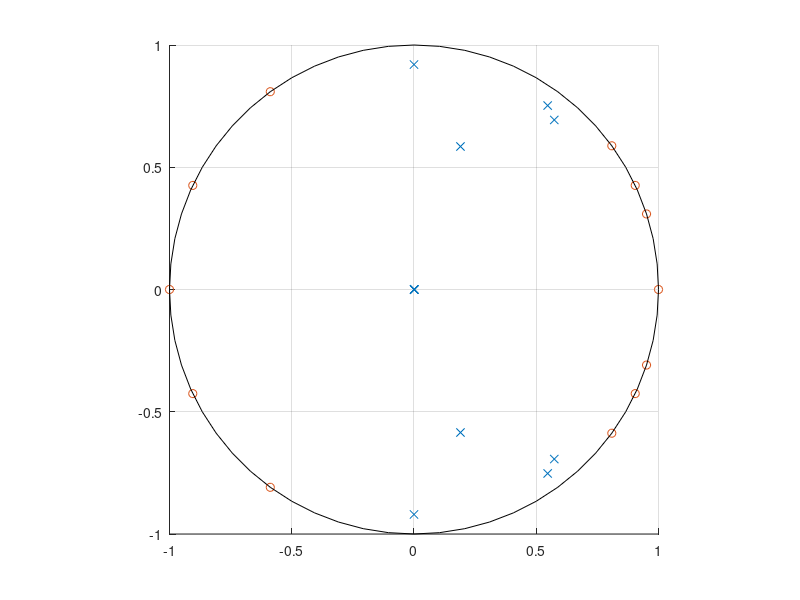
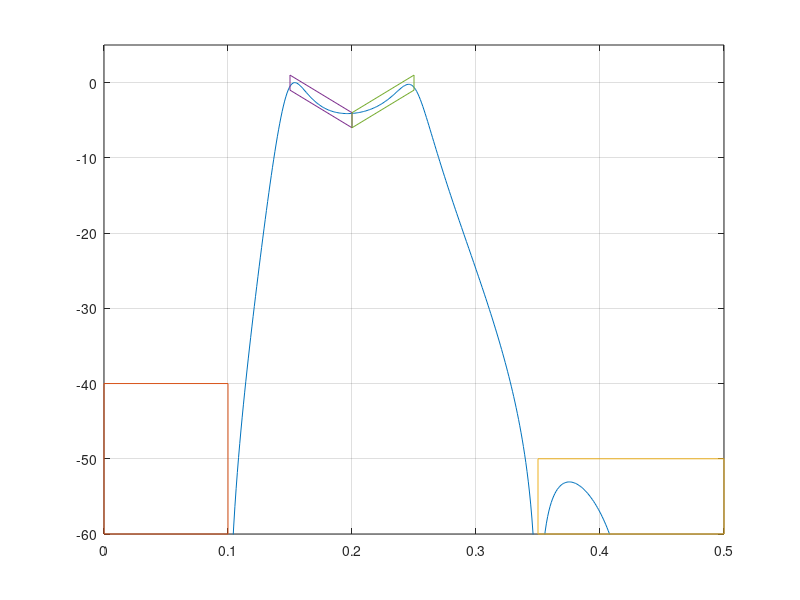

Source code (MATLAB) for these figures, in order: (Note: this script raises an error after producing the figures.)
%% Lab 3 - Task 2

%This function is designed to take pole and zeros in the z-plane and create
%a filter based on those poles.  Our specific filter was required to
%attenuate -40dB at frequencies below f = .1 and -50dB at frequencies above
%f = .35.  In the .15 < f < .25 band, there is a pass band which must fit
%the graph given in the lab manual.

N = 1024;
f = linspace(0,1,N);
w = 2*pi*f;
z = exp(j*w);




iir_poles =[
    .9 * exp(j*2*pi*.14*[1 -1]), ...
    .93 * exp(j*2*pi*.15*[1 -1]), ...
    .615 * exp(j*2*pi*.2*[1 -1]), ...
    .92 * exp(j*2*pi*.25*[1 -1]), ...
    .001 * exp(j*2*pi* 0*[1 -1]), ...
    .001 * exp(j*2*pi* 0 *[1 -1])
    
    
];

iir_zeros =[
   	1, ...
    -1, ...
    exp(j*2*pi*.05*[1 -1]), ...
    exp(j*2*pi*.07*[1 -1]), ...
    exp(j*2*pi*.1*[1 -1]), ...
    exp(j*2*pi*.35*[1 -1]), ...
    exp(j*2*pi*.43*[1 -1])
];

num = poly(iir_zeros);
den = poly(iir_poles);
hold on;
plot(iir_poles, 'x');
plot(iir_zeros, 'o');
rectangle('Position',[-1 -1 2 2],'Curvature',[1 1]);
grid;
axis square;

k = 1/(max(abs(polyval(num,z)./polyval(den,z))));

H = 20*log10(k*abs(polyval(num,z)./polyval(den,z)));

figure;
plot(f,H);
hold on;
grid on;
xlim([0 .5]);
ylim([-60, 5]);

%% Geometric Limits for Gain
plot([0 .1 .1 0 0],[-40 -40 -60 -60 -40])
plot([.35 .5 .5 .35 .35],[-50 -50 -60 -60 -50])

plot([.15 .2 .2 .15 .15],[1 -4 -6 -1 1])
plot([.2 .25 .25 .2 .2],[-4 1 -1 -6 -4]);

[sos,g] = zp2sos(num,den,k,'up','inf'); %need inf? yes

lab3_task3(sos,g);
